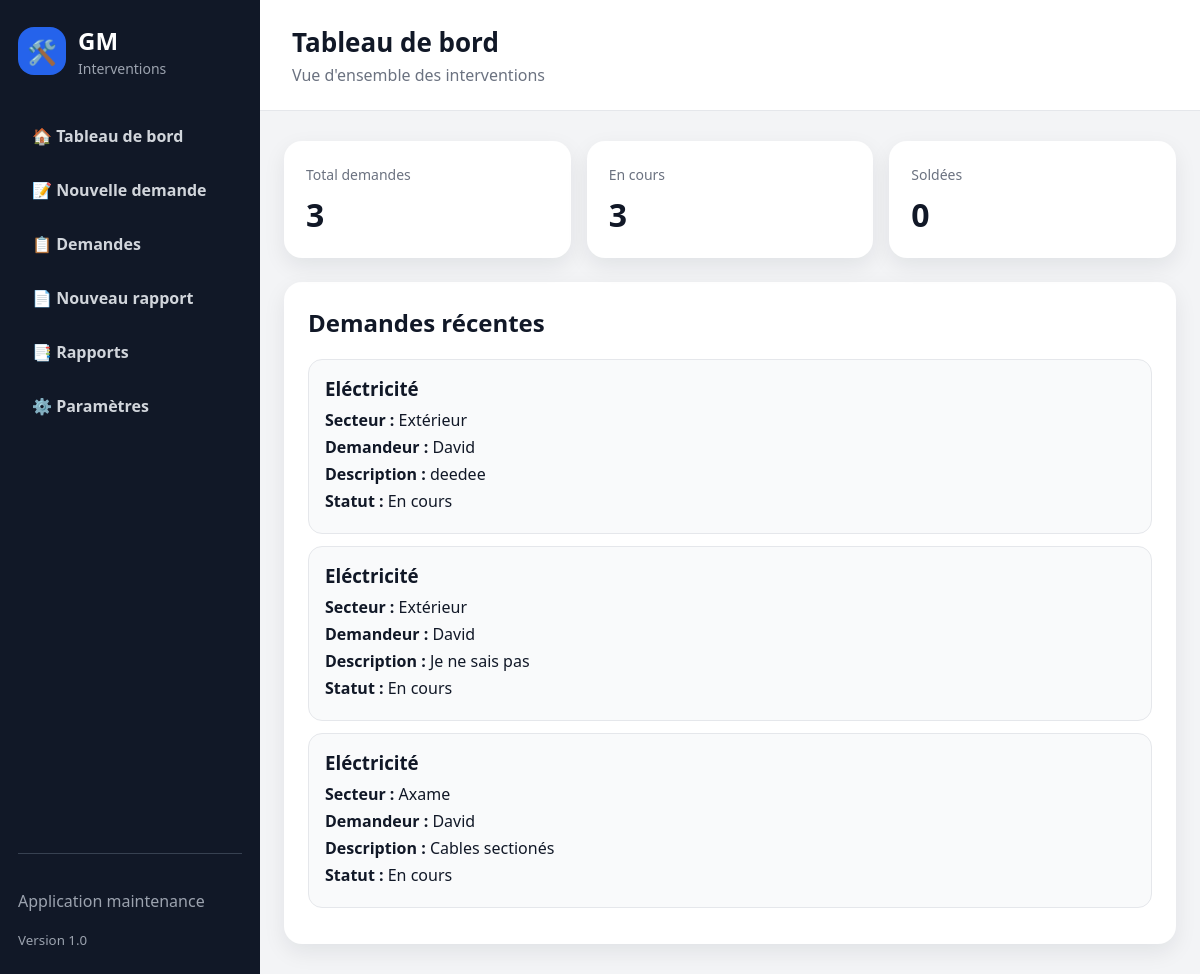
/, run on an earlier commit of the app's database.
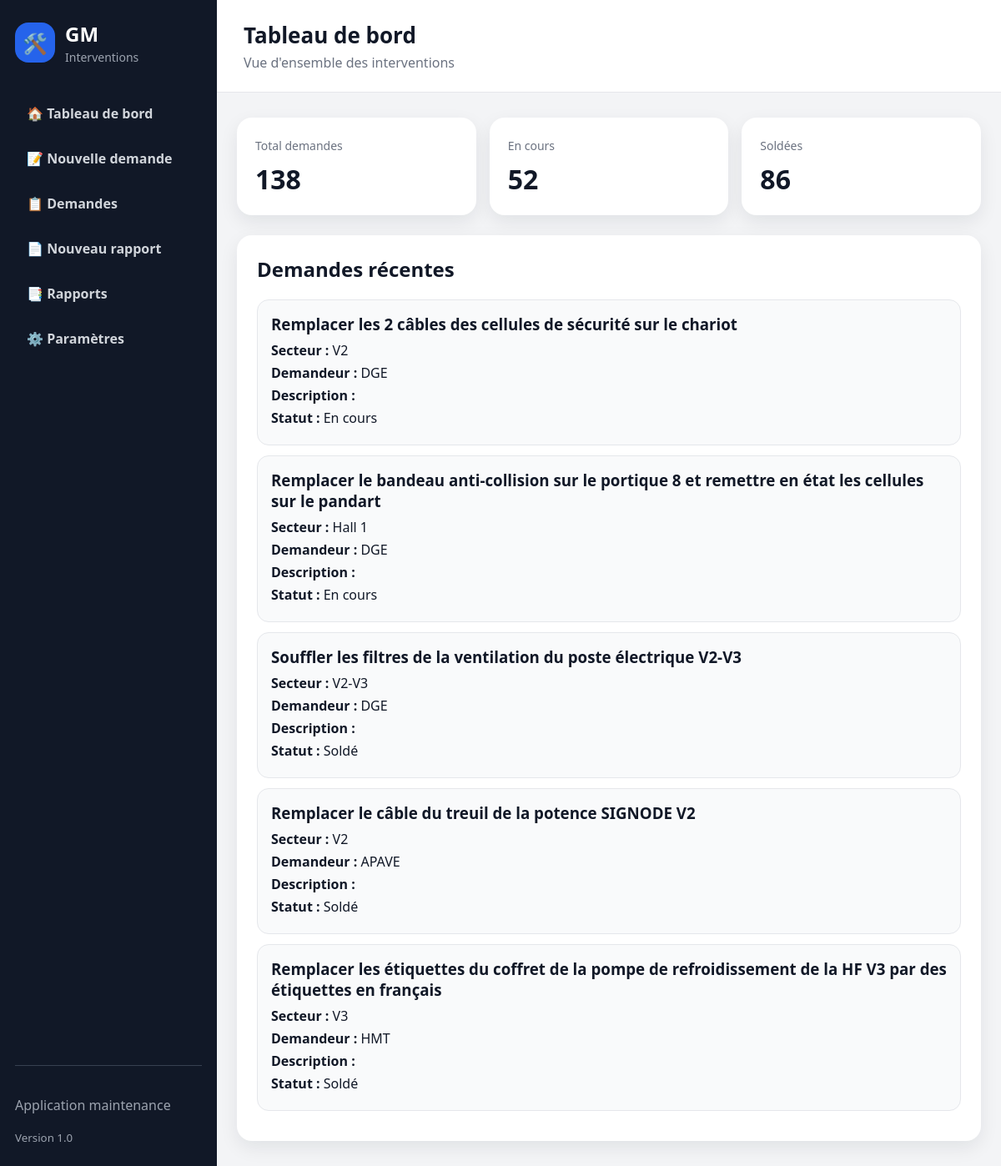
And on a later commit of the database.
### tables this page shows
CREATE TABLE demandes_intervention (
            id INTEGER PRIMARY KEY AUTOINCREMENT,
            secteur_id INTEGER,
            demandeur_id INTEGER,
            nature_travaux TEXT NOT NULL,
            description TEXT NOT NULL,
            statut TEXT NOT NULL DEFAULT 'En cours',
            date_creation TIMESTAMP DEFAULT CURRENT_TIMESTAMP,
            date_cloture TIMESTAMP, date_solde TIMESTAMP, solde_par TEXT, reference_piece TEXT, commentaire_solde TEXT,
            FOREIGN KEY (secteur_id) REFERENCES secteurs(id),
            FOREIGN KEY (demandeur_id) REFERENCES demandeurs(id)
        );

CREATE TABLE secteurs (
            id INTEGER PRIMARY KEY AUTOINCREMENT,
            nom TEXT NOT NULL UNIQUE
        );

CREATE TABLE demandeurs (
            id INTEGER PRIMARY KEY AUTOINCREMENT,
            nom TEXT NOT NULL,
            secteur_id INTEGER,
            telephone TEXT,
            email TEXT,
            FOREIGN KEY (secteur_id) REFERENCES secteurs(id)
        );

### app.py (the view)
@app.route("/")
def index():
    with connexion_db() as conn:
        total = conn.execute("""
            SELECT COUNT(*)
            FROM demandes_intervention
        """).fetchone()[0]
        en_cours = conn.execute("""
            SELECT COUNT(*)
            FROM demandes_intervention
            WHERE statut = 'En cours'
        """).fetchone()[0]
        soldees = conn.execute("""
            SELECT COUNT(*)
            FROM demandes_intervention
            WHERE statut = 'Soldé'
        """).fetchone()[0]
        demandes = conn.execute("""
            SELECT
                demandes_intervention.*,
                demandeurs.nom AS demandeur_nom,
                secteurs.nom AS secteur_nom
            FROM demandes_intervention
            LEFT JOIN demandeurs
                ON demandes_intervention.demandeur_id = demandeurs.id
            LEFT JOIN secteurs
                ON demandes_intervention.secteur_id = secteurs.id
            ORDER BY demandes_intervention.date_creation DESC
            LIMIT 5
        """).fetchall()
    return render_template(
        "accueil/index.html",
        total=total,
        en_cours=en_cours,
        soldees=soldees,
        demandes=demandes
    )

### database.py (called while the page is built)
def is_postgres():
    return bool(DATABASE_URL)

def get_db_connection():
    if is_postgres():
        return PostgresConnectionAdapter(DATABASE_URL)
    conn = sqlite3.connect(DB_PATH)
    conn.row_factory = sqlite3.Row
    conn.execute("PRAGMA foreign_keys = ON")
    return conn

### services/database_service.py (called while the page is built)
@contextmanager
def connexion_db():
    conn = get_db_connection()
    try:
        yield conn
    finally:
        conn.close()

### templates/accueil/index.html
{% extends "base.html" %}
{% block page_title %}
Tableau de bord
{% endblock %}
{% block page_subtitle %}
Vue d'ensemble des interventions
{% endblock %}
{% block content %}
<section class="dashboard">
    <div class="stat-card">
        <span>Total demandes</span>
        <strong>{{ total }}</strong>
    </div>
    <div class="stat-card">
        <span>En cours</span>
        <strong>{{ en_cours }}</strong>
    </div>
    <div class="stat-card">
        <span>Soldées</span>
        <strong>{{ soldees }}</strong>
    </div>
</section>
<section class="card">
    <h2>Demandes récentes</h2>
    {% if demandes %}
        {% for demande in demandes %}
            <div class="demande-card">
                <h3>{{ demande.nature_travaux }}</h3>
                <p><strong>Secteur :</strong> {{ demande.secteur_nom or "Non renseigné" }}</p>
                <p><strong>Demandeur :</strong> {{ demande.demandeur_nom or "Non renseigné" }}</p>
                <p><strong>Description :</strong> {{ demande.description }}</p>
                <p><strong>Statut :</strong> {{ demande.statut }}</p>
            </div>
        {% endfor %}
    {% else %}
        <div class="empty-state">
            <div class="icon">📭</div>
            <p>Aucune demande pour le moment.</p>
        </div>
    {% endif %}
</section>
{% endblock %}

### templates/base.html (shortened to what this page needs)
<!DOCTYPE html>
<html lang="fr">
<head>
    <link
    rel="stylesheet"
    href="{{ url_for('static', filename='css/style.css') }}?v=2"
>
</head>
<body>
    <div class="app-layout">
        <aside class="sidebar">
            <div class="logo">
                <div class="logo-icon">🛠️</div>
                <div>
                    <h1>GM</h1>
                    <p>Interventions</p>
                </div>
            </div>
                <nav class="menu">
                    <a href="/">🏠 Tableau de bord</a>
                    <a href="/demandes/nouvelle">📝 Nouvelle demande</a>
                    <a href="/demandes">📋 Demandes</a>
                    <a href="/rapports/nouveau">📄 Nouveau rapport</a>
                    <a href="/rapports">📑 Rapports</a>
                    <a href="/parametres">⚙️ Paramètres</a>
                </nav>
            <div class="sidebar-footer">
                <p>Application maintenance</p>
                <small>Version 1.0</small>
            </div>
        </aside>
        <div class="content-area">
            <header class="topbar">
                <div>
                    <h2>
                        {% block page_title %}{% endblock %}
                    </h2>
                    <p>
                        {% block page_subtitle %}{% endblock %}
                    </p>
                </div>
            </header>
            <main>
                {% block content %}
                {% endblock %}
            </main>
        </div>
    </div>
</body>
</html>

### static/css/style.css (style rules this page uses)
* { box-sizing: border-box; }
body { margin: 0; font-family: "Segoe UI", Arial, sans-serif; background: #f3f4f6; color: #111827; }
.app-layout { display: flex; min-height: 100vh; }
.sidebar { width: 260px; background: #111827; color: white; padding: 24px 18px; display: flex; flex-direction: column; position: fixed; inset: 0 auto 0 0; }
.logo { display: flex; align-items: center; gap: 12px; margin-bottom: 35px; }
.logo-icon { width: 48px; height: 48px; border-radius: 16px; background: #2563eb; display: flex; align-items: center; justify-content: center; font-size: 24px; }
.logo h1 { margin: 0; font-size: 24px; }
.logo p { margin: 2px 0 0; color: #9ca3af; font-size: 14px; }
.menu { display: flex; flex-direction: column; gap: 8px; }
.menu a { color: #d1d5db; text-decoration: none; padding: 12px 14px; border-radius: 12px; font-weight: 600; }
.sidebar-footer { margin-top: auto; padding-top: 20px; border-top: 1px solid #374151; color: #9ca3af; }
.content-area { margin-left: 260px; width: calc(100% - 260px); }
.topbar { background: white; padding: 24px 32px; border-bottom: 1px solid #e5e7eb; display: flex; justify-content: space-between; align-items: center; }
.topbar h2 { margin: 0; font-size: 26px; }
.topbar p { margin: 4px 0 0; color: #6b7280; }
main { max-width: 1100px; margin: 30px auto; padding: 0 24px; }
.dashboard { display: grid; grid-template-columns: repeat(3, 1fr); gap: 16px; margin-bottom: 24px; }
.stat-card, .card { background: white; border-radius: 18px; box-shadow: 0 8px 22px rgba(15, 23, 42, 0.08); }
.stat-card { padding: 22px; }
.stat-card span { color: #6b7280; font-size: 14px; }
.stat-card strong { display: block; font-size: 32px; margin-top: 8px; }
.card { padding: 24px; margin-bottom: 20px; }
.card h2 { margin-top: 0; }
.demande-card { border: 1px solid #e5e7eb; padding: 16px; border-radius: 14px; margin-bottom: 12px; background: #f9fafb; }
.demande-card h3 { margin: 0 0 8px; }
.demande-card p { margin: 5px 0; }

What changed in the data, as far as the page shows it:
removed demandes_intervention: nature_travaux "Eléctricité", nom "Extérieur", nom "David", description "deedee", statut "En cours"
removed demandes_intervention: nature_travaux "Eléctricité", nom "Extérieur", nom "David", description "Je ne sais pas", statut "En cours"
removed demandes_intervention: nature_travaux "Eléctricité", nom "Axame", nom "David", description "Cables sectionés", statut "En cours"
added demandes_intervention: nature_travaux "Remplacer les 2 câbles des cellules de sécurité sur le chariot", nom "V2", nom "DGE", statut "En cours"
added demandes_intervention: nature_travaux "Remplacer le bandeau anti-collision sur le portique 8 et remettre en état les cellules sur le pandart", nom "Hall 1", nom "DGE", statut "En cours"
added demandes_intervention: nature_travaux "Souffler les filtres de la ventilation du poste électrique V2-V3", nom "V2-V3", nom "DGE", statut "Soldé"
added demandes_intervention: nature_travaux "Remplacer le câble du treuil de la potence SIGNODE V2", nom "V2", nom "APAVE", statut "Soldé"
added demandes_intervention: nature_travaux "Remplacer les étiquettes du coffret de la pompe de refroidissement de la HF V3 par des étiquettes en français", nom "V3", nom "HMT", statut "Soldé"
Also different on the page:
{{ total }}: "3" → "138"
{{ en_cours }}: "3" → "52"
{{ soldees }}: "0" → "86"
